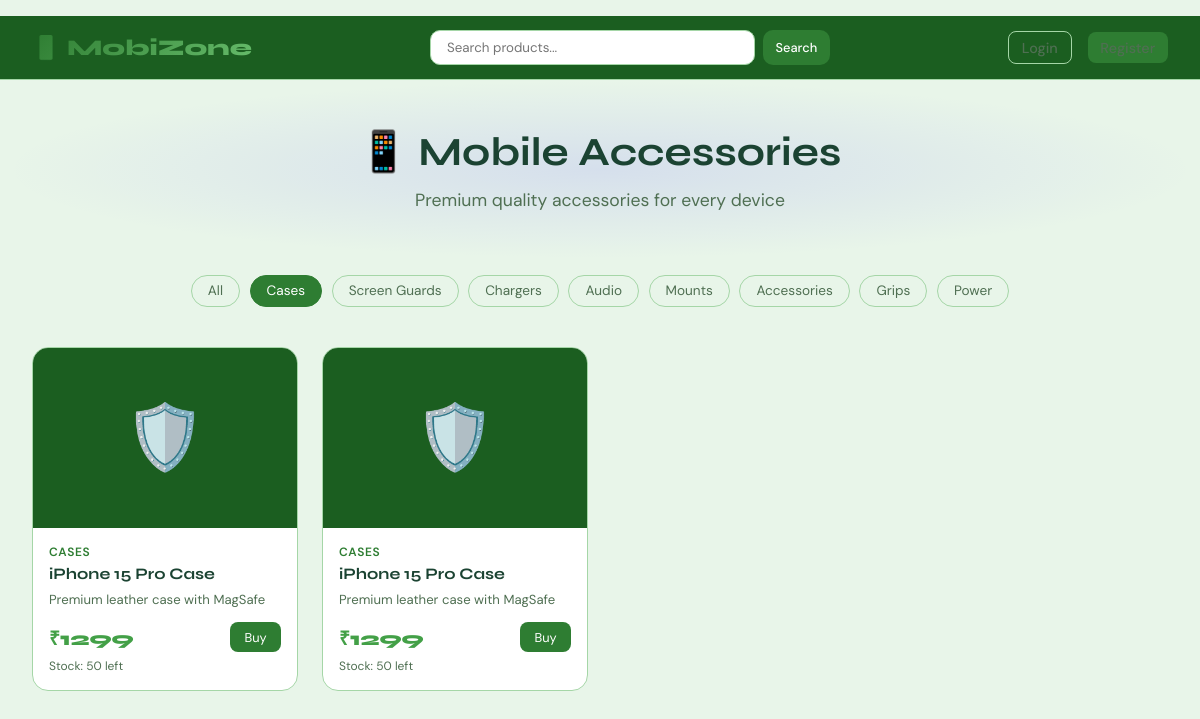
The page /shop?category=Cases on the database its author committed.
### tables this page shows
CREATE TABLE products (
            id INTEGER PRIMARY KEY AUTOINCREMENT,
            name TEXT NOT NULL,
            description TEXT,
            price REAL NOT NULL,
            stock INTEGER DEFAULT 0,
            category TEXT,
            image_url TEXT DEFAULT '/static/images/default.png',
            created_at TEXT DEFAULT CURRENT_TIMESTAMP
        );

### app.py (the view)
@app.route('/shop')
def customer_home():
    db = get_db()
    category = request.args.get('category', '')
    search = request.args.get('search', '')
    query = "SELECT * FROM products WHERE stock > 0"
    params = []
    if category:
        query += " AND category=?"; params.append(category)
    if search:
        query += " AND name LIKE ?"; params.append(f'%{search}%')
    products = db.execute(query, params).fetchall()
    categories = db.execute("SELECT DISTINCT category FROM products").fetchall()
    cart_count = 0
    if session.get('user_id'):
        cart_count = db.execute("SELECT SUM(quantity) FROM cart WHERE user_id=?", (session['user_id'],)).fetchone()[0] or 0
    db.close()
    return render_template('customer/home.html', products=products, categories=categories,
                           cart_count=cart_count, selected_category=category, search=search)

### app.py (called while the page is built)
def get_db():
    conn = sqlite3.connect(DB)
    conn.row_factory = sqlite3.Row
    return conn

### templates/customer/home.html (shortened to what this page needs)
{% extends 'base.html' %}
{% block content %}
<nav class="shop-nav">
  <a href="{{ url_for('customer_home') }}" class="nav-brand">📱 MobiZone</a>
  <form class="search-bar" method="GET">
    <input type="text" name="search" placeholder="Search products..." value="{{ search }}">
    <button class="btn btn-primary btn-sm" type="submit">Search</button>
  </form>
  <div class="nav-links">
    {% if session.user_id %}
      <a href="{{ url_for('cart') }}" class="cart-icon" style="position:relative;color:var(--muted);text-decoration:none;padding:.4rem .8rem;">
        🛒 Cart {% if cart_count %}<span class="cart-badge">{{ cart_count }}</span>{% endif %}
      </a>
      <a href="{{ url_for('my_orders') }}">My Orders</a>
      <span style="color:var(--muted);font-size:.85rem;">Hi, {{ session.user_name }}</span>
      <a href="{{ url_for('logout') }}" class="btn btn-outline btn-sm">Logout</a>
    {% else %}
      <a href="{{ url_for('login') }}" class="btn btn-outline btn-sm">Login</a>
      <a href="{{ url_for('register') }}" class="btn btn-primary btn-sm">Register</a>
    {% endif %}
  </div>
</nav>
<div class="hero">
  <h1>📱 Mobile Accessories</h1>
  <p>Premium quality accessories for every device</p>
</div>
<div class="categories">
  <a href="{{ url_for('customer_home') }}" class="cat-btn {% if not selected_category %}active{% endif %}">All</a>
  {% for cat in categories %}
    <a href="{{ url_for('customer_home', category=cat.category) }}" class="cat-btn {% if selected_category==cat.category %}active{% endif %}">{{ cat.category }}</a>
  {% endfor %}
</div>
<div class="products-grid">
  {% set icons = {'Cases':'🛡️','Screen Guards':'🔒','Chargers':'⚡','Audio':'🎧','Mounts':'🔧','Accessories':'🔌','Grips':'✋','Power':'🔋'} %}
  {% for p in products %}
  <div class="product-card">
    <div class="product-img">{{ icons.get(p.category, '📦') }}</div>
    <div class="product-info">
      <div class="product-cat">{{ p.category }}</div>
      <div class="product-name">{{ p.name }}</div>
      <div class="product-desc">{{ p.description }}</div>
      <div class="product-footer">
        <div class="product-price">₹{{ "%.0f"|format(p.price) }}</div>
        {% if session.user_id %}
        <form method="POST" action="{{ url_for('add_to_cart', pid=p.id) }}">
          <input type="hidden" name="quantity" value="1">
          <button class="add-btn" type="submit">+ Cart</button>
        </form>
        {% else %}
        <a href="{{ url_for('login') }}" class="add-btn" style="text-decoration:none;display:inline-block;">Buy</a>
        {% endif %}
      </div>
      <div style="font-size:.75rem;color:var(--muted);margin-top:.4rem;">Stock: {{ p.stock }} left</div>
    </div>
  </div>
  {% else %}
  <p style="color:var(--muted);grid-column:1/-1;text-align:center;padding:3rem;">No products found.</p>
  {% endfor %}
</div>
{% endblock %}

### templates/base.html (style rules this page uses)
:root { --bg: #e8f5e9; --surface: #1b5e20; --card: #ffffff; --border: #a5d6a7; --accent: #2e7d32; --accent2: #66bb6a; --accent3: #43a047; --text: #1b4332; --muted: #4f6f52; --white: #ffffff; }
* { margin:0; padding:0; box-sizing:border-box; }
body { background:var(--bg); color:var(--text); font-family:'DM Sans',sans-serif; min-height:100vh; }
h1,h2,h3,h4 { font-family:'Syne',sans-serif; }
nav { background:var(--surface); border-bottom:1px solid var(--border); padding:0 2rem; display:flex; align-items:center; justify-content:space-between; height:64px; position:sticky; top:0; z-index:100; }
.nav-brand { font-family:'Syne',sans-serif; font-size:1.4rem; font-weight:800; background:linear-gradient(135deg,var(--accent),var(--accent2)); -webkit-background-clip:text; -webkit-text-fill-color:transparent; text-decoration:none; }
.nav-links { display:flex; gap:1rem; align-items:center; }
.nav-links a { color:var(--muted); text-decoration:none; font-size:.9rem; padding:.4rem .8rem; border-radius:8px; transition:.2s; }
.btn { display:inline-flex; align-items:center; gap:.5rem; padding:.5rem 1.2rem; border-radius:10px; border:none; cursor:pointer; font-family:'DM Sans',sans-serif; font-size:.9rem; font-weight:500; text-decoration:none; transition:.2s; }
.btn-primary { background:var(--accent); color:#fff; }
.btn-outline { background:transparent; color:var(--text); border:1px solid var(--border); }
.btn-sm { padding:.3rem .8rem; font-size:.8rem; }

### templates/customer/home.html (style rules this page uses)
.shop-nav { background:var(--surface); border-bottom:1px solid var(--border); padding:0 2rem; display:flex; align-items:center; justify-content:space-between; height:64px; position:sticky; top:0; z-index:100; }
.search-bar { display:flex; gap:.5rem; flex:1; max-width:400px; margin:0 2rem; }
.search-bar input { flex:1; background:var(--card); border:1px solid var(--border); color:var(--text); padding:.5rem 1rem; border-radius:10px; font-family:'DM Sans',sans-serif; }
.hero { padding:3rem 2rem; text-align:center; background: radial-gradient(ellipse at center, rgba(108,99,255,.15) 0%, transparent 70%); }
.hero h1 { font-size:2.5rem; margin-bottom:.8rem; }
.hero p { color:var(--muted); font-size:1.1rem; }
.categories { padding:1rem 2rem; display:flex; gap:.6rem; flex-wrap:wrap; justify-content:center; }
.cat-btn { padding:.4rem 1rem; border-radius:20px; border:1px solid var(--border); background:transparent; color:var(--muted); cursor:pointer; text-decoration:none; font-size:.85rem; transition:.2s; }
.cat-btn:hover,.cat-btn.active { background:var(--accent); border-color:var(--accent); color:#fff; }
.products-grid { display:grid; grid-template-columns:repeat(auto-fill,minmax(240px,1fr)); gap:1.5rem; padding:1.5rem 2rem 3rem; }
.product-card { background:var(--card); border:1px solid var(--border); border-radius:16px; overflow:hidden; transition:.2s; text-decoration:none; display:block; }
.product-img { height:180px; display:flex; align-items:center; justify-content:center; background:var(--surface); font-size:4rem; }
.product-info { padding:1rem; }
.product-cat { font-size:.75rem; color:var(--accent); font-weight:600; margin-bottom:.3rem; text-transform:uppercase; letter-spacing:.05em; }
.product-name { font-family:'Syne',sans-serif; font-size:1rem; font-weight:700; margin-bottom:.4rem; color:var(--text); }
.product-desc { font-size:.82rem; color:var(--muted); margin-bottom:.8rem; line-height:1.5; }
.product-footer { display:flex; align-items:center; justify-content:space-between; }
.product-price { font-family:'Syne',sans-serif; font-size:1.2rem; font-weight:800; color:var(--accent3); }
.add-btn { background:var(--accent); color:#fff; border:none; border-radius:8px; padding:.4rem .9rem; font-size:.8rem; cursor:pointer; font-family:'DM Sans',sans-serif; transition:.2s; }

### rows shown on the page
products: get "🛡️", category "CASES", name "iPhone 15 Pro Case", description "Premium leather case with MagSafe", price "1299", stock "50"
products: get "🛡️", category "CASES", name "iPhone 15 Pro Case", description "Premium leather case with MagSafe", price "1299", stock "50"

### other values the page prints
{{ cat.category }} "Cases" "Screen Guards" "Chargers" "Audio" "Mounts" "Accessories" "Grips" "Power"
